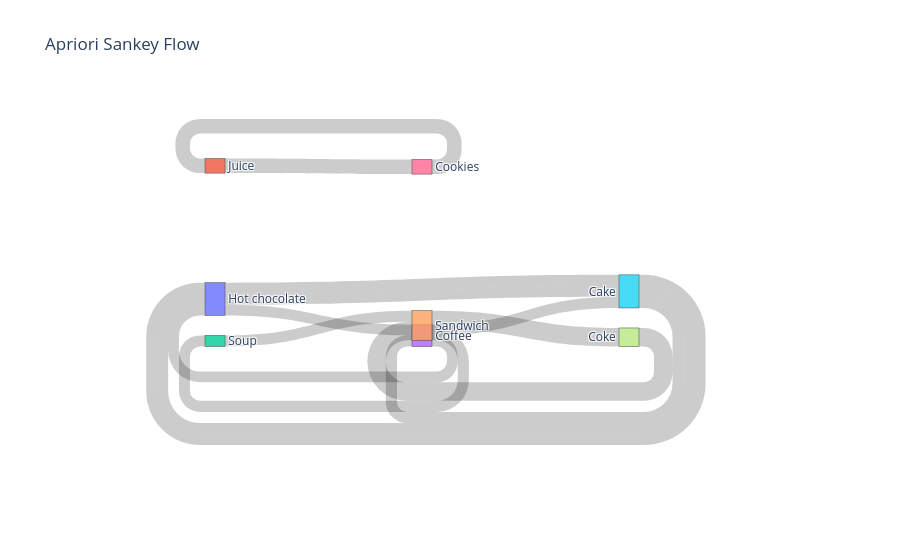

This figure's notebook cell:
### Markdown cell above
## Sankey flow diagram (purchase transition flow)

### Code cell
# Top rules by lift
top_rules = rules.sort_values('lift', ascending=False).head(10)

# Unique labels for nodes
labels = list(set(top_rules['antecedents'].explode().tolist() +
                  top_rules['consequents'].explode().tolist()))

label_map = {v: i for i, v in enumerate(labels)}

# Build Sankey links
source, target, value = [], [], []

for _, row in top_rules.iterrows():
    for a in row['antecedents']:
        for c in row['consequents']:
            source.append(label_map[a])
            target.append(label_map[c])
            value.append(row['lift'])

# Sankey diagram
fig = go.Figure(data=[go.Sankey(
    node=dict(label=labels),
    link=dict(source=source, target=target, value=value)
)])

fig.update_layout(title="Apriori Sankey Flow")
fig.show()

### Figure 1 — Plotly figure (JSON) as saved in the notebook; plotly's stock layout.template omitted (floating-point values rounded to 4 significant figures)
{"data": [{"link": {"source": [4, 7, 6, 1, 3, 0, 5, 5, 2, 4, 0, 0, 3, 5], "target": [7, 4, 1, 6, 5, 5, 3, 0, 4, 2, 3, 5, 0, 0], "value": [3.733, 3.733, 2.941, 2.941, 2.251, 2.251, 2.251, 2.251, 2.236, 2.236, 2.167, 2.167, 2.167, 2.167]}, "node": {"label": ["Hot chocolate", "Juice", "Soup", "Coffee", "Sandwich", "Cake", "Cookies", "Coke"]}, "type": "sankey"}], "layout": {"autosize": true, "title": {"text": "Apriori Sankey Flow"}}}
